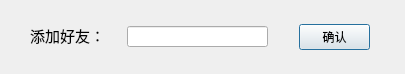
<?xml version="1.0" encoding="UTF-8"?>
<ui version="4.0">
 <class>AddDialog</class>
 <widget class="QDialog" name="AddDialog">
  <property name="geometry">
   <rect>
    <x>0</x>
    <y>0</y>
    <width>405</width>
    <height>74</height>
   </rect>
  </property>
  <property name="windowTitle">
   <string>Dialog</string>
  </property>
  <widget class="QPushButton" name="conf_button">
   <property name="geometry">
    <rect>
     <x>299</x>
     <y>24</y>
     <width>71</width>
     <height>26</height>
    </rect>
   </property>
   <property name="text">
    <string>确认</string>
   </property>
  </widget>
  <widget class="QLabel" name="label">
   <property name="geometry">
    <rect>
     <x>30</x>
     <y>20</y>
     <width>81</width>
     <height>31</height>
    </rect>
   </property>
   <property name="font">
    <font>
     <family>微软雅黑</family>
     <pointsize>11</pointsize>
    </font>
   </property>
   <property name="text">
    <string>添加好友：</string>
   </property>
  </widget>
  <widget class="QLineEdit" name="uname_edit">
   <property name="geometry">
    <rect>
     <x>127</x>
     <y>26</y>
     <width>141</width>
     <height>21</height>
    </rect>
   </property>
  </widget>
 </widget>
 <resources/>
 <connections/>
</ui>
